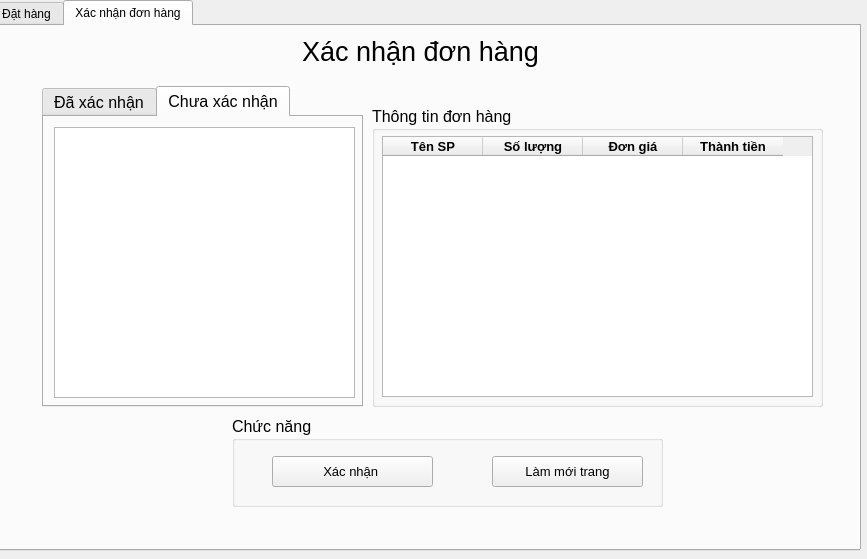
<?xml version="1.0" encoding="UTF-8"?>
<ui version="4.0">
 <class>MainWindow</class>
 <widget class="QMainWindow" name="MainWindow">
  <property name="geometry">
   <rect>
    <x>0</x>
    <y>0</y>
    <width>867</width>
    <height>559</height>
   </rect>
  </property>
  <property name="windowTitle">
   <string>MainWindow</string>
  </property>
  <widget class="QWidget" name="centralwidget">
   <property name="styleSheet">
    <string notr="true"/>
   </property>
   <widget class="QTabWidget" name="tabWidget">
    <property name="geometry">
     <rect>
      <x>-10</x>
      <y>0</y>
      <width>871</width>
      <height>551</height>
     </rect>
    </property>
    <property name="currentIndex">
     <number>1</number>
    </property>
    <widget class="QWidget" name="tab">
     <attribute name="title">
      <string>Đặt hàng</string>
     </attribute>
     <widget class="QGroupBox" name="groupBox_4">
      <property name="geometry">
       <rect>
        <x>30</x>
        <y>70</y>
        <width>321</width>
        <height>261</height>
       </rect>
      </property>
      <property name="font">
       <font>
        <pointsize>14</pointsize>
       </font>
      </property>
      <property name="title">
       <string>Thông tin sản phẩm</string>
      </property>
      <widget class="QLabel" name="label_9">
       <property name="geometry">
        <rect>
         <x>20</x>
         <y>50</y>
         <width>101</width>
         <height>21</height>
        </rect>
       </property>
       <property name="font">
        <font>
         <pointsize>10</pointsize>
        </font>
       </property>
       <property name="text">
        <string>&lt;html&gt;&lt;head/&gt;&lt;body&gt;&lt;p&gt;&lt;span style=&quot; font-size:10pt; font-weight:600;&quot;&gt;Tên sản phẩm:&lt;/span&gt;&lt;/p&gt;&lt;/body&gt;&lt;/html&gt;</string>
       </property>
      </widget>
      <widget class="QPushButton" name="but_them">
       <property name="geometry">
        <rect>
         <x>50</x>
         <y>210</y>
         <width>101</width>
         <height>31</height>
        </rect>
       </property>
       <property name="font">
        <font>
         <pointsize>10</pointsize>
        </font>
       </property>
       <property name="text">
        <string>Thêm </string>
       </property>
      </widget>
      <widget class="QPushButton" name="but_xoa">
       <property name="geometry">
        <rect>
         <x>180</x>
         <y>210</y>
         <width>101</width>
         <height>31</height>
        </rect>
       </property>
       <property name="font">
        <font>
         <pointsize>10</pointsize>
        </font>
       </property>
       <property name="text">
        <string>Xóa</string>
       </property>
      </widget>
      <widget class="QLabel" name="label_10">
       <property name="geometry">
        <rect>
         <x>20</x>
         <y>100</y>
         <width>61</width>
         <height>21</height>
        </rect>
       </property>
       <property name="font">
        <font>
         <pointsize>10</pointsize>
        </font>
       </property>
       <property name="text">
        <string>&lt;html&gt;&lt;head/&gt;&lt;body&gt;&lt;p&gt;&lt;span style=&quot; font-weight:600;&quot;&gt;Số lượng: &lt;/span&gt;&lt;/p&gt;&lt;/body&gt;&lt;/html&gt;</string>
       </property>
      </widget>
      <widget class="QLabel" name="label_11">
       <property name="geometry">
        <rect>
         <x>20</x>
         <y>160</y>
         <width>101</width>
         <height>21</height>
        </rect>
       </property>
       <property name="font">
        <font>
         <pointsize>10</pointsize>
        </font>
       </property>
       <property name="text">
        <string>&lt;html&gt;&lt;head/&gt;&lt;body&gt;&lt;p&gt;&lt;span style=&quot; font-weight:600;&quot;&gt;Ngày đặt hàng:&lt;/span&gt;&lt;/p&gt;&lt;p&gt;&lt;br/&gt;&lt;/p&gt;&lt;/body&gt;&lt;/html&gt;</string>
       </property>
      </widget>
      <widget class="QLineEdit" name="txt_PName">
       <property name="geometry">
        <rect>
         <x>140</x>
         <y>50</y>
         <width>161</width>
         <height>31</height>
        </rect>
       </property>
      </widget>
      <widget class="QDateEdit" name="dateEdit">
       <property name="geometry">
        <rect>
         <x>140</x>
         <y>151</y>
         <width>161</width>
         <height>31</height>
        </rect>
       </property>
       <property name="font">
        <font>
         <pointsize>10</pointsize>
        </font>
       </property>
       <property name="dateTime">
        <datetime>
         <hour>10</hour>
         <minute>0</minute>
         <second>0</second>
         <year>2025</year>
         <month>3</month>
         <day>20</day>
        </datetime>
       </property>
      </widget>
      <widget class="QLineEdit" name="txt_PQuantity">
       <property name="geometry">
        <rect>
         <x>140</x>
         <y>100</y>
         <width>161</width>
         <height>31</height>
        </rect>
       </property>
      </widget>
     </widget>
     <widget class="QGroupBox" name="groupBox_5">
      <property name="geometry">
       <rect>
        <x>400</x>
        <y>70</y>
        <width>441</width>
        <height>261</height>
       </rect>
      </property>
      <property name="font">
       <font>
        <pointsize>14</pointsize>
       </font>
      </property>
      <property name="title">
       <string>Thông tin đơn hàng </string>
      </property>
      <widget class="QTableWidget" name="tbl_donhang">
       <property name="geometry">
        <rect>
         <x>20</x>
         <y>40</y>
         <width>411</width>
         <height>192</height>
        </rect>
       </property>
       <column>
        <property name="text">
         <string>Tên SP</string>
        </property>
        <property name="font">
         <font>
          <pointsize>10</pointsize>
          <bold>true</bold>
         </font>
        </property>
       </column>
       <column>
        <property name="text">
         <string>Số lượng</string>
        </property>
        <property name="font">
         <font>
          <pointsize>10</pointsize>
          <bold>true</bold>
         </font>
        </property>
       </column>
       <column>
        <property name="text">
         <string>Đơn giá</string>
        </property>
        <property name="font">
         <font>
          <pointsize>10</pointsize>
          <bold>true</bold>
         </font>
        </property>
       </column>
       <column>
        <property name="text">
         <string>Thành tiền</string>
        </property>
        <property name="font">
         <font>
          <pointsize>10</pointsize>
          <bold>true</bold>
         </font>
        </property>
       </column>
      </widget>
     </widget>
     <widget class="QGroupBox" name="groupBox_3">
      <property name="geometry">
       <rect>
        <x>30</x>
        <y>350</y>
        <width>461</width>
        <height>91</height>
       </rect>
      </property>
      <property name="font">
       <font>
        <pointsize>14</pointsize>
       </font>
      </property>
      <property name="title">
       <string>Chức năng</string>
      </property>
      <widget class="QPushButton" name="but_tinhtien">
       <property name="geometry">
        <rect>
         <x>40</x>
         <y>40</y>
         <width>111</width>
         <height>31</height>
        </rect>
       </property>
       <property name="text">
        <string>Tính tiền</string>
       </property>
      </widget>
      <widget class="QPushButton" name="but_taodon">
       <property name="geometry">
        <rect>
         <x>170</x>
         <y>40</y>
         <width>111</width>
         <height>31</height>
        </rect>
       </property>
       <property name="text">
        <string>Tạo đơn</string>
       </property>
      </widget>
      <widget class="QPushButton" name="but_lammoi">
       <property name="geometry">
        <rect>
         <x>300</x>
         <y>40</y>
         <width>111</width>
         <height>31</height>
        </rect>
       </property>
       <property name="text">
        <string>Làm mới</string>
       </property>
      </widget>
     </widget>
     <widget class="QLabel" name="label_2">
      <property name="geometry">
       <rect>
        <x>30</x>
        <y>460</y>
        <width>91</width>
        <height>31</height>
       </rect>
      </property>
      <property name="font">
       <font>
        <pointsize>12</pointsize>
       </font>
      </property>
      <property name="text">
       <string>&lt;html&gt;&lt;head/&gt;&lt;body&gt;&lt;p&gt;&lt;span style=&quot; font-size:14pt; font-weight:600;&quot;&gt;Phải thu:&lt;/span&gt;&lt;/p&gt;&lt;/body&gt;&lt;/html&gt;</string>
      </property>
     </widget>
     <widget class="QLineEdit" name="txt_phaithu">
      <property name="geometry">
       <rect>
        <x>130</x>
        <y>460</y>
        <width>191</width>
        <height>31</height>
       </rect>
      </property>
     </widget>
     <widget class="QLabel" name="label_3">
      <property name="geometry">
       <rect>
        <x>330</x>
        <y>10</y>
        <width>111</width>
        <height>41</height>
       </rect>
      </property>
      <property name="text">
       <string>&lt;html&gt;&lt;head/&gt;&lt;body&gt;&lt;p&gt;&lt;span style=&quot; font-size:20pt;&quot;&gt;Đặt hàng&lt;/span&gt;&lt;/p&gt;&lt;/body&gt;&lt;/html&gt;</string>
      </property>
     </widget>
     <widget class="QGroupBox" name="groupBox_2">
      <property name="geometry">
       <rect>
        <x>530</x>
        <y>340</y>
        <width>311</width>
        <height>121</height>
       </rect>
      </property>
      <property name="title">
       <string>Khách hàng</string>
      </property>
      <widget class="QLineEdit" name="txt_tenkh">
       <property name="geometry">
        <rect>
         <x>110</x>
         <y>20</y>
         <width>191</width>
         <height>31</height>
        </rect>
       </property>
      </widget>
      <widget class="QLabel" name="label_4">
       <property name="geometry">
        <rect>
         <x>10</x>
         <y>20</y>
         <width>91</width>
         <height>31</height>
        </rect>
       </property>
       <property name="font">
        <font>
         <pointsize>12</pointsize>
        </font>
       </property>
       <property name="text">
        <string>&lt;html&gt;&lt;head/&gt;&lt;body&gt;&lt;p&gt;&lt;span style=&quot; font-size:14pt; font-weight:600;&quot;&gt;Tên KH:&lt;/span&gt;&lt;/p&gt;&lt;/body&gt;&lt;/html&gt;</string>
       </property>
      </widget>
      <widget class="QLabel" name="label_5">
       <property name="geometry">
        <rect>
         <x>10</x>
         <y>70</y>
         <width>61</width>
         <height>31</height>
        </rect>
       </property>
       <property name="font">
        <font>
         <pointsize>12</pointsize>
        </font>
       </property>
       <property name="text">
        <string>&lt;html&gt;&lt;head/&gt;&lt;body&gt;&lt;p&gt;&lt;span style=&quot; font-size:14pt; font-weight:600;&quot;&gt;SĐT:&lt;/span&gt;&lt;/p&gt;&lt;p&gt;&lt;br/&gt;&lt;/p&gt;&lt;/body&gt;&lt;/html&gt;</string>
       </property>
      </widget>
      <widget class="QLineEdit" name="txt_sdt">
       <property name="geometry">
        <rect>
         <x>110</x>
         <y>70</y>
         <width>191</width>
         <height>31</height>
        </rect>
       </property>
      </widget>
     </widget>
    </widget>
    <widget class="QWidget" name="tab_2">
     <attribute name="title">
      <string>Xác nhận đơn hàng</string>
     </attribute>
     <widget class="QLabel" name="label">
      <property name="geometry">
       <rect>
        <x>310</x>
        <y>10</y>
        <width>251</width>
        <height>31</height>
       </rect>
      </property>
      <property name="text">
       <string>&lt;html&gt;&lt;head/&gt;&lt;body&gt;&lt;p&gt;&lt;span style=&quot; font-size:20pt;&quot;&gt;Xác nhận đơn hàng&lt;/span&gt;&lt;/p&gt;&lt;/body&gt;&lt;/html&gt;</string>
      </property>
     </widget>
     <widget class="QGroupBox" name="groupBox_6">
      <property name="geometry">
       <rect>
        <x>240</x>
        <y>390</y>
        <width>431</width>
        <height>91</height>
       </rect>
      </property>
      <property name="font">
       <font>
        <pointsize>12</pointsize>
       </font>
      </property>
      <property name="title">
       <string>Chức năng</string>
      </property>
      <widget class="QPushButton" name="but_xacnhan">
       <property name="geometry">
        <rect>
         <x>40</x>
         <y>40</y>
         <width>161</width>
         <height>31</height>
        </rect>
       </property>
       <property name="font">
        <font>
         <pointsize>10</pointsize>
         <bold>false</bold>
        </font>
       </property>
       <property name="styleSheet">
        <string notr="true"/>
       </property>
       <property name="text">
        <string>Xác nhận </string>
       </property>
      </widget>
      <widget class="QPushButton" name="but_lammoitrang">
       <property name="geometry">
        <rect>
         <x>260</x>
         <y>40</y>
         <width>151</width>
         <height>31</height>
        </rect>
       </property>
       <property name="font">
        <font>
         <pointsize>10</pointsize>
        </font>
       </property>
       <property name="text">
        <string>Làm mới trang</string>
       </property>
      </widget>
     </widget>
     <widget class="QTabWidget" name="tabWidgetConfirm">
      <property name="geometry">
       <rect>
        <x>50</x>
        <y>60</y>
        <width>321</width>
        <height>321</height>
       </rect>
      </property>
      <property name="font">
       <font>
        <pointsize>12</pointsize>
       </font>
      </property>
      <property name="styleSheet">
       <string notr="true"/>
      </property>
      <property name="currentIndex">
       <number>1</number>
      </property>
      <widget class="QWidget" name="tab_confirmed">
       <attribute name="title">
        <string>Đã xác nhận</string>
       </attribute>
       <widget class="QListWidget" name="listWidgetConfirmedOrder">
        <property name="geometry">
         <rect>
          <x>10</x>
          <y>10</y>
          <width>301</width>
          <height>271</height>
         </rect>
        </property>
       </widget>
      </widget>
      <widget class="QWidget" name="tab_unconfirmed">
       <attribute name="title">
        <string>Chưa xác nhận</string>
       </attribute>
       <widget class="QListWidget" name="listWidgetUncomfirmedOrder">
        <property name="geometry">
         <rect>
          <x>10</x>
          <y>10</y>
          <width>301</width>
          <height>271</height>
         </rect>
        </property>
       </widget>
      </widget>
     </widget>
     <widget class="QGroupBox" name="groupBox">
      <property name="geometry">
       <rect>
        <x>380</x>
        <y>80</y>
        <width>451</width>
        <height>301</height>
       </rect>
      </property>
      <property name="font">
       <font>
        <pointsize>12</pointsize>
       </font>
      </property>
      <property name="styleSheet">
       <string notr="true"/>
      </property>
      <property name="title">
       <string>Thông tin đơn hàng</string>
      </property>
      <widget class="QTableWidget" name="tbl_confirm">
       <property name="geometry">
        <rect>
         <x>10</x>
         <y>30</y>
         <width>431</width>
         <height>261</height>
        </rect>
       </property>
       <column>
        <property name="text">
         <string>Tên SP</string>
        </property>
        <property name="font">
         <font>
          <pointsize>10</pointsize>
          <bold>true</bold>
         </font>
        </property>
       </column>
       <column>
        <property name="text">
         <string>Số lượng</string>
        </property>
        <property name="font">
         <font>
          <pointsize>10</pointsize>
          <bold>true</bold>
         </font>
        </property>
       </column>
       <column>
        <property name="text">
         <string>Đơn giá</string>
        </property>
        <property name="font">
         <font>
          <pointsize>10</pointsize>
          <bold>true</bold>
         </font>
        </property>
       </column>
       <column>
        <property name="text">
         <string>Thành tiền</string>
        </property>
        <property name="font">
         <font>
          <pointsize>10</pointsize>
          <bold>true</bold>
         </font>
        </property>
       </column>
      </widget>
     </widget>
    </widget>
   </widget>
  </widget>
 </widget>
 <resources/>
 <connections/>
</ui>
